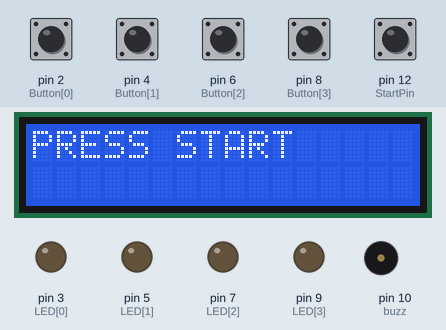
Recording of a sketch running on a simulated Arduino Uno, built with avr-gcc and run on an emulated ATmega328P. On the bench: 16×2 character LCD, output pins drawn as LEDs (lit = HIGH), buzzer (waves = sounding). Inputs (shaded band) come from the test bench; at power-on: pin 2 (Button[0]), pin 4 (Button[1]), pin 6 (Button[2]), pin 8 (Button[3]), pin 12 (StartPin) HIGH.

Above: at 1.2 s.
1.3 s: pin 12 (StartPin) pulled LOW for 0.15 s
At 3.1 s:
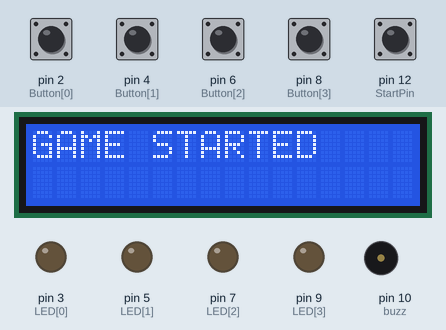
4.4 s: pin 2 (Button[0]) pulled LOW for 0.15 s
At 5.0 s:
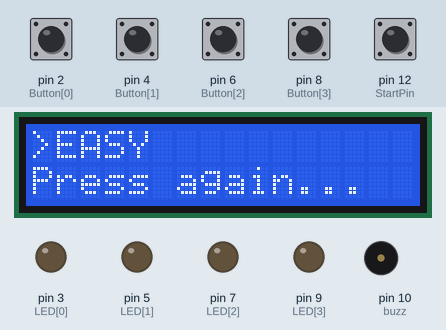
6.1 s: pin 2 (Button[0]) pulled LOW for 1 s
At 8.4 s:
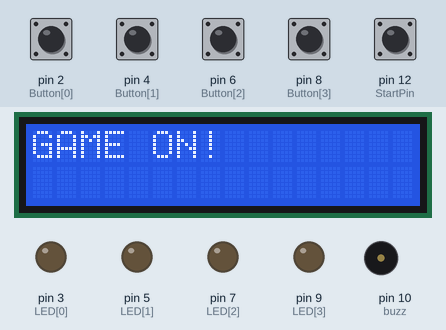
10.1 s: pin 4 (Button[1]) pulled LOW for 0.15 s
At 12.8 s:
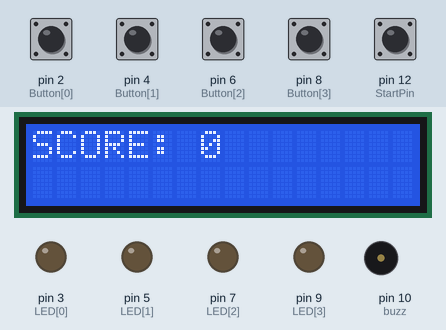
13.2 s: pin 12 (StartPin) pulled LOW for 1 s
At 17.0 s:
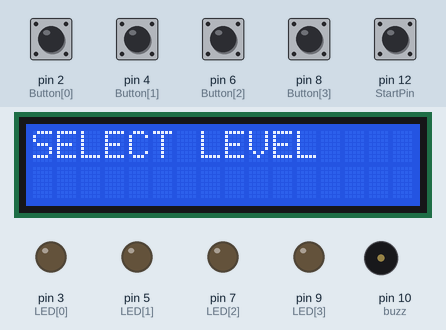
17.2 s: pin 6 (Button[2]) pulled LOW for 0.15 s
At 18.3 s:
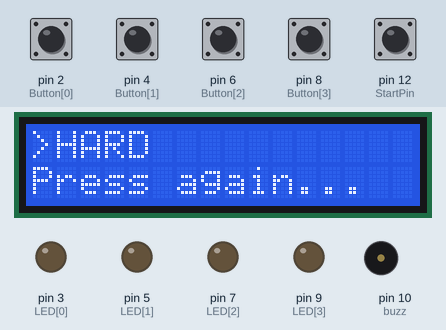
Timing chart, 0 to 19.9 s (numbered marks = the images above; inputs shaded):
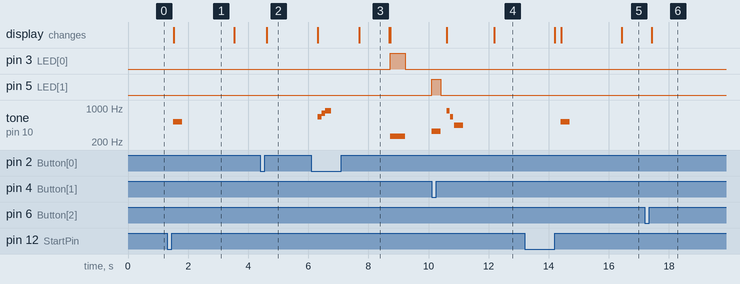

Measured:
- after the input at 1.3 s, tone on pin 10 (buzz): silent → 523 Hz after 0.20 s, → silent 0.30 s later; the display: changes after 0.21 s (image 1)
- after the input at 4.4 s, the display: changes after 0.22 s (image 2)
- after the input at 6.1 s, pin 3 (LED[0]): LOW → HIGH after 2.6 s, → LOW 0.50 s later; tone on pin 10 (buzz): plays 659 Hz for 0.12 s, 784 Hz for 0.12 s, 880 Hz for 0.20 s, 261 Hz for 0.50 s, starting after 0.22 s; the display: first changes after 0.22 s (image 3 shows a later state)
- after the input at 10.1 s, pin 5 (LED[1]): LOW → HIGH at once, → LOW 0.30 s later; tone on pin 10 (buzz): plays 330 Hz for 0.30 s, 880 Hz for 0.10 s, 659 Hz for 0.10 s, 440 Hz for 0.30 s, starting at once; the display: first changes after 0.51 s (image 4 shows a later state)
- after the input at 13.2 s, tone on pin 10 (buzz): silent → 523 Hz after 1.2 s, → silent 0.30 s later; the display: first differs from a run without the input after 1.2 s (image 5 shows a later state)
- after the input at 17.2 s, the display: changes after 0.22 s (image 6)
- what the display in image 1 shows lasts 2.0 s, from 1.5 s to 3.5 s

The sketch:

game_code.ino
```cpp
/*
 * Simon Says Game - Arduino Project
 * Author: Malhar Salunkhe
 * * Features:
 * - 4 Difficulty Levels
 * - I2C LCD Interface
 * - Audio/Visual Feedback
 * - State Machine Logic
 */

#include <LiquidCrystal_I2C.h>

// Initialize LCD address 0x27 for a 16 chars and 2 line display
LiquidCrystal_I2C lcd(0x27, 16, 2);

// --- Pin Definitions ---
// Using arrays makes it easier to iterate through LEDs and Buttons in loops
int LED[4] = {3, 5, 7, 9};
int Button[4] = {2, 4, 6, 8};
int ButtonStates[4];             // Stores the current reading of buttons
int StartPin = 12;               // The separate Start/Reset button
int buzz = 10;                   // Piezo Buzzer pin

// --- Game Variables ---
int StartVal;
bool GameState = false;          // General flag to check if game is active
int Score = 0;
int Level;
int Steps;
int Notes;

// --- Pre-defined Game Sequences ---
// These arrays hold the pattern the player must mimic for each difficulty
int easy[5]    = {0, 1, 2, 1, 3};
int medium[10] = {0, 1, 2, 3, 1, 2, 0, 3, 2, 1};
int hard[15]   = {0, 1, 0, 2, 3, 1, 2, 3, 0, 1, 2, 0, 3, 1, 0};
int insane[20] = {0, 1, 2, 3, 0, 2, 1, 3, 2, 0, 1, 3, 0, 2, 3, 1, 2, 0, 3, 1};

// Tones corresponding to the 4 buttons (C4, E4, G4, B4)
int Buzz[4] = {261, 330, 392, 494};

// Level Selection Variables
int Selected = -1;
bool Confirmed = false;

// --- State Machine ---
// Using an Enum allows us to easily track distinct phases of the program
enum GamePhase {
  IDLE,
  SELECT_LEVEL,
  GAME_RUNNING
};

GamePhase currentPhase = IDLE;

// --- Function Prototypes ---
void lcdReset();
void lvlPrinter();
void LevelSelector();
void Game(int n);

void setup() {
  Serial.begin(9600);

  // Initialize LCD
  lcd.begin(16, 2);
  lcd.backlight();
  lcd.print("PRESS START");

  // Initialize Inputs and Outputs
  for (int i = 0; i < 4; i++) {
    pinMode(Button[i], INPUT_PULLUP); // Use internal pullup resistors
    pinMode(LED[i], OUTPUT);
  }
  pinMode(StartPin, INPUT_PULLUP);
  pinMode(buzz, OUTPUT);
}

void loop() {
  StartVal = digitalRead(StartPin);

  // --- Start / Reset Button Logic ---
  if (StartVal == LOW) { // Button pressed (Active LOW due to INPUT_PULLUP)
    delay(200); // Simple debounce

    if (!GameState) {
      // START THE GAME
      tone(buzz, 523, 300); // Start sound (C5)
      lcdReset();
      lcd.print("GAME STARTED");
      delay(2000);
      lcdReset();
      lcd.print("SELECT LEVEL");

      // Initialize Game State
      GameState = true;
      currentPhase = SELECT_LEVEL;
      Level = 0;
      Selected = -1;
      Confirmed = false;

    } else {
      // RESET THE GAME (if pressed while playing)
      tone(buzz, 784, 100); delay(120);
      tone(buzz, 523, 100); delay(120);
      lcdReset();
      lcd.print("GAME RESET");

      delay(1000);
      lcdReset();
      lcd.print("PRESS START");

      // Reset State
      GameState = false;
      currentPhase = IDLE;
      Score = 0;
    }

    // Wait until button is released so we don't re-trigger immediately
    while (digitalRead(StartPin) == LOW);
    delay(200);
  }

  // If game isn't running, don't execute the rest of the loop
  if (!GameState) return;

  // --- Main State Machine Handler ---
  if (currentPhase == SELECT_LEVEL) {
    LevelSelector();
  }
  else if (currentPhase == GAME_RUNNING) {
    lvlPrinter();
    Game(Level);
  }
}

// Helper to clear LCD and reset cursor
void lcdReset() {
  lcd.clear();
  lcd.setCursor(0, 0);
}

// Helper to display level names during selection
void LevelLCD(int n) {
  lcdReset();
  switch (n) {
    case 1: lcd.print(">EASY"); break;
    case 2: lcd.print(">MEDIUM"); break;
    case 3: lcd.print(">HARD"); break;
    case 4: lcd.print(">INSANE"); break;
  }
}

// Logic for choosing difficulty using the 4 game buttons
void LevelSelector() {
  for (int i = 0; i < 4; i++) {
    ButtonStates[i] = digitalRead(Button[i]);

    if (ButtonStates[i] == LOW) {
      delay(200); // Debounce

      if (Selected == -1) {
        // First press: Highlight the level
        Selected = i;
        Level = i + 1;
        LevelLCD(Level);
        lcd.setCursor(0, 1);
        lcd.print("Press again...");

      } else if (Selected == i) {
        // Second press (same button): Confirm selection
        lcdReset();
        lcd.print("LEVEL ");
        lcd.print(Level);
        lcd.setCursor(0, 1);
        lcd.print("CONFIRMED!");

        // Confirmation sound sequence
        tone(buzz, 659, 200); delay(120);
        tone(buzz, 784, 200); delay(120);
        tone(buzz, 880, 200); delay(120);

        delay(1000);
        lcdReset();
        lcd.print("GAME ON!");
        delay(1000);
        lcdReset();
        currentPhase = GAME_RUNNING;
        break;

      } else {
        // Different button pressed: Switch selection
        Selected = i;
        Level = i + 1;
        LevelLCD(Level);
        lcd.setCursor(0, 1);
        lcd.print("Press again...");
      }

      while (digitalRead(Button[i]) == LOW); // Wait for release
      delay(200);
      break;
    }
  }
}

// Updates the Score and Level on the LCD during gameplay
void lvlPrinter() {
  lcd.setCursor(0, 0);
  lcd.print("Level: ");
  lcd.print(Level);
  lcd.print("     "); // Clear trailing characters
  lcd.setCursor(0, 1);
  lcd.print("Score: ");
  lcd.print(Score);
  lcd.print("     ");
}

// --- Main Game Logic ---
void Game(int n) {
  int Notes = 0;
  int* sequence; // Pointer to the selected difficulty array

  // Map difficulty level to specific array and length
  switch (n) {
    case 1: Notes = 5; sequence = easy; break;
    case 2: Notes = 10; sequence = medium; break;
    case 3: Notes = 15; sequence = hard; break;
    case 4: Notes = 20; sequence = insane; break;
  }

  // Iterate through the sequence length (Notes)
  for (int i = 0; i < Notes; i++) {

    // --- Phase 1: Show the Sequence ---
    for (int j = 0; j <= i; j++) {
      Steps = sequence[j];
      digitalWrite(LED[Steps], HIGH);
      tone(buzz, Buzz[Steps]);
      delay(500);
      digitalWrite(LED[Steps], LOW);
      noTone(buzz);
      delay(300);
    }

    // --- Phase 2: Wait for Player Input ---
    for (int j = 0; j <= i; j++) {
      bool inputReceived = false;
      int userInput = -1;

      while (!inputReceived) {

        // Check for Reset Button during gameplay
        if (digitalRead(StartPin) == LOW) {
          GameState = false;
          currentPhase = IDLE;
          Score = 0;
          lcdReset();
          lcd.print("GAME RESET");
          tone(buzz, 784, 100); delay(120);
          tone(buzz, 523, 100); delay(120);
          delay(1000);
          lcdReset();
          lcd.print("PRESS START");
          return; // Exit function immediately
        }

        // Check Game Buttons
        for (int x = 0; x < 4; x++) {
          if (digitalRead(Button[x]) == LOW) {
            userInput = x;

            // Feedback: Light up LED and play tone
            digitalWrite(LED[x], HIGH);
            tone(buzz, Buzz[x]);
            delay(300);
            digitalWrite(LED[x], LOW);
            noTone(buzz);

            // Debounce: wait for button release
            while (digitalRead(Button[x]) == LOW);
            delay(200);

            inputReceived = true;

            // Validate the move
            if (userInput != sequence[j]) {
              // ❌ WRONG MOVE
              lcdReset();
              lcd.print("WRONG!");
              // Failure sound
              tone(buzz, 880, 100); delay(120);
              tone(buzz, 659, 100); delay(120);
              tone(buzz, 440, 300); delay(320);

              delay(1000);
              lcdReset();
              lcd.print("SCORE: ");
              lcd.print(Score);
              delay(2000);
              lcdReset();
              lcd.print("PRESS START");

              // Reset Game State
              GameState = false;
              currentPhase = IDLE;
              Score = 0;
              return;
            }

            lvlPrinter(); // Refresh LCD if move was correct
          }
        }
      }
    }

    // If loop completes, player survived this round
    Score++;
    lvlPrinter();
  }

  // --- Phase 3: Level Complete ---
  lcdReset();
  lcd.print("LEVEL CLEARED!");

  // Victory Fanfare
  tone(buzz, 784, 120); delay(140);
  tone(buzz, 880, 120); delay(140);
  tone(buzz, 988, 120); delay(140);
  tone(buzz, 784, 120); delay(140);
  tone(buzz, 1175, 200); delay(250);

  delay(1000);
  lcdReset();

  // If not yet at max level (4), proceed to next level
  if (n != 4) {
    Level++;
    lcd.print("NEXT LEVEL");
    delay(1000);
    lcdReset();
    lvlPrinter();
    Game(n + 1); // Recursive call to next level
  } else {
    // Total Victory
    lcd.print("YOU WIN!");
    delay(2000);
    lcdReset();
    lcd.print("PRESS START");
    GameState = false;
    currentPhase = IDLE;
  }
}
```
